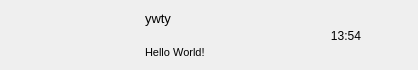
<?xml version="1.0" encoding="UTF-8"?>
<ui version="4.0">
 <class>ChatUserWidget</class>
 <widget class="QWidget" name="ChatUserWidget">
  <property name="geometry">
   <rect>
    <x>0</x>
    <y>0</y>
    <width>418</width>
    <height>70</height>
   </rect>
  </property>
  <property name="minimumSize">
   <size>
    <width>0</width>
    <height>70</height>
   </size>
  </property>
  <property name="maximumSize">
   <size>
    <width>16777215</width>
    <height>70</height>
   </size>
  </property>
  <property name="windowTitle">
   <string>Form</string>
  </property>
  <layout class="QHBoxLayout" name="horizontalLayout">
   <property name="spacing">
    <number>5</number>
   </property>
   <property name="leftMargin">
    <number>6</number>
   </property>
   <property name="topMargin">
    <number>2</number>
   </property>
   <property name="rightMargin">
    <number>6</number>
   </property>
   <property name="bottomMargin">
    <number>2</number>
   </property>
   <item>
    <widget class="QWidget" name="icon_wid" native="true">
     <property name="sizePolicy">
      <sizepolicy hsizetype="Fixed" vsizetype="Fixed">
       <horstretch>0</horstretch>
       <verstretch>0</verstretch>
      </sizepolicy>
     </property>
     <property name="minimumSize">
      <size>
       <width>50</width>
       <height>50</height>
      </size>
     </property>
     <property name="maximumSize">
      <size>
       <width>50</width>
       <height>50</height>
      </size>
     </property>
     <layout class="QHBoxLayout" name="horizontalLayout_2">
      <property name="spacing">
       <number>0</number>
      </property>
      <property name="leftMargin">
       <number>0</number>
      </property>
      <property name="topMargin">
       <number>0</number>
      </property>
      <property name="rightMargin">
       <number>0</number>
      </property>
      <property name="bottomMargin">
       <number>0</number>
      </property>
      <item>
       <widget class="QLabel" name="icon_lb">
        <property name="minimumSize">
         <size>
          <width>45</width>
          <height>45</height>
         </size>
        </property>
        <property name="maximumSize">
         <size>
          <width>45</width>
          <height>45</height>
         </size>
        </property>
        <property name="text">
         <string/>
        </property>
        <property name="alignment">
         <set>Qt::AlignCenter</set>
        </property>
       </widget>
      </item>
     </layout>
    </widget>
   </item>
   <item>
    <widget class="QWidget" name="user_info_wid" native="true">
     <property name="minimumSize">
      <size>
       <width>0</width>
       <height>0</height>
      </size>
     </property>
     <property name="maximumSize">
      <size>
       <width>130</width>
       <height>16777215</height>
      </size>
     </property>
     <layout class="QVBoxLayout" name="verticalLayout">
      <property name="leftMargin">
       <number>2</number>
      </property>
      <property name="topMargin">
       <number>2</number>
      </property>
      <property name="rightMargin">
       <number>2</number>
      </property>
      <property name="bottomMargin">
       <number>2</number>
      </property>
      <item>
       <widget class="QLabel" name="user_name_lb">
        <property name="font">
         <font>
          <pointsize>10</pointsize>
         </font>
        </property>
        <property name="text">
         <string>ywty</string>
        </property>
       </widget>
      </item>
      <item>
       <widget class="QLabel" name="user_chat_lb">
        <property name="maximumSize">
         <size>
          <width>130</width>
          <height>16777215</height>
         </size>
        </property>
        <property name="font">
         <font>
          <pointsize>8</pointsize>
         </font>
        </property>
        <property name="text">
         <string>Hello World!</string>
        </property>
       </widget>
      </item>
     </layout>
    </widget>
   </item>
   <item>
    <widget class="QWidget" name="time_wid" native="true">
     <property name="sizePolicy">
      <sizepolicy hsizetype="Fixed" vsizetype="Fixed">
       <horstretch>0</horstretch>
       <verstretch>0</verstretch>
      </sizepolicy>
     </property>
     <property name="minimumSize">
      <size>
       <width>50</width>
       <height>50</height>
      </size>
     </property>
     <property name="maximumSize">
      <size>
       <width>50</width>
       <height>50</height>
      </size>
     </property>
     <widget class="QLabel" name="time_lb">
      <property name="geometry">
       <rect>
        <x>0</x>
        <y>20</y>
        <width>54</width>
        <height>12</height>
       </rect>
      </property>
      <property name="text">
       <string>13:54</string>
      </property>
      <property name="alignment">
       <set>Qt::AlignCenter</set>
      </property>
     </widget>
    </widget>
   </item>
  </layout>
 </widget>
 <resources/>
 <connections/>
</ui>
